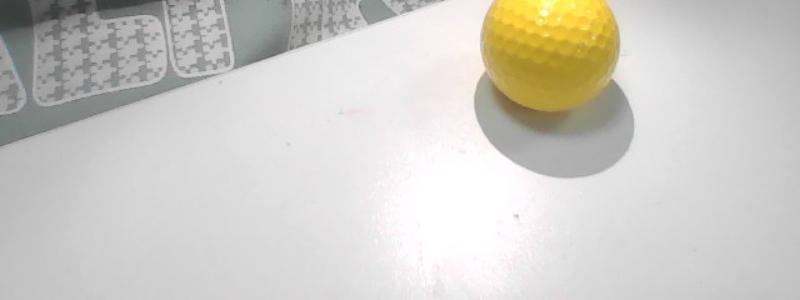
#> input picture gragh/stronglight_images/4_cropped.jpg, 800 x 300 px
$ python test3.py
#> lines starting #> are read from the running program, lines starting #| are printed output that depends on the picture; after the words box and inside, x2 and y2 are one past the last pixel; in counts of white or black regions, pixels touching at a corner belong together
#> in detect_color, img is the input picture: shape (300, 800, 3); mean B, G, R 198.5, 204.8, 207
import cv2
import numpy as np
def process(img):
    #CLAHE 直方图均衡化（应对光照不均）
    LAB = cv2.cvtColor(img, cv2.COLOR_BGR2LAB)
#> LAB: shape (300, 800, 3); mean of channels 0, 1, 2 209.7, 128.1, 131.4
    L, A, B = cv2.split(LAB)
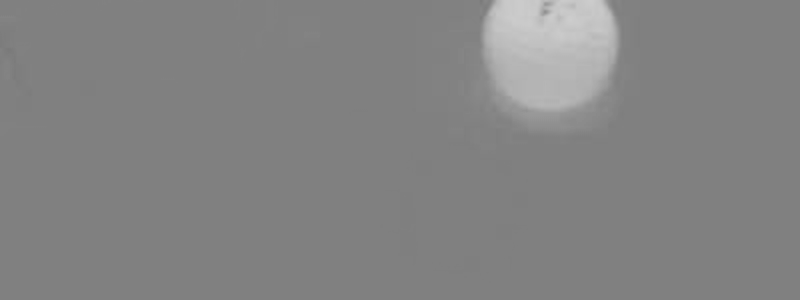
#> B: shape (300, 800); min 121, max 205, mean 131.4
    clahe = cv2.createCLAHE(clipLimit=3.0, tileGridSize=(8,8))
    L = clahe.apply(L)
    LAB = cv2.merge((L,A,B))
#> LAB: shape (300, 800, 3); mean of channels 0, 1, 2 191.1, 128.1, 131.4
    img = cv2.cvtColor(LAB, cv2.COLOR_LAB2BGR)
    return img

def dynamicrange(img):
    #动态阈值调整
    hsv = cv2.cvtColor(img, cv2.COLOR_BGR2HSV)
    v = hsv[:,:,2]
    avgv = np.mean(v)

    # 根据平均亮度调整阈值
    if avgv < 80:   # 弱光环境
        imgv_adjust = -30
        imgs_adjust = -20
    elif avgv > 180: # 强光环境
        imgv_adjust = +50
        imgs_adjust = +20
    else:            # 正常光照
        imgv_adjust = 0
        imgs_adjust = 0

    color_range = {

        'red':
        {
            'rgb': ([(150, 255), (0, 120), (0, 120)]),
            'hsv': [(0, max(50+imgs_adjust,0), max(50+imgv_adjust,0), 15, 255, 255),
                (165, max(50+imgs_adjust,0), max(50+imgv_adjust,0), 180, 255, 255)]
        },
        'blue':
        {
            'rgb': ([(0, 120), (0, 120), (150, 255)]),
            'hsv': [(85, max(50+imgs_adjust,0), max(50+imgv_adjust,0), 130, 255, 255)]
        },
        'yellow':
        {
            'rgb': ([(180, 255), (180, 255), (0, 120)]),
            'hsv': [(20, max(50+imgs_adjust,0), max(50+imgv_adjust,0), 40, 255, 255)]
        },
        'green':
        {
            'rgb': ([(0, 120), (100, 255), (0, 120)]),
            'hsv': [(40, max(50+imgs_adjust,0), max(50+imgv_adjust,0), 90, 255, 255)]
        },
        'black':
        {
            'rgb': ([(0, 50+imgv_adjust), (0, 50+imgv_adjust), (0, 50+imgv_adjust)]),
            'hsv': [(0, 0, 0, 180, 255, 30+imgv_adjust)]
        },
        'white':
        {
            'rgb': ([(200, 255), (200, 255), (200, 255)]),
            'hsv': [(0, 0, max(200+imgv_adjust,0), 180, 30-imgs_adjust, 255)]
        }
    }
    return color_range
def detect_color(image_path):
    #读取图像
    img = cv2.imread(image_path)
    if img is None:
        return "Image not found"
    else:
        img = process(img)
    height, width = img.shape[:2]
#> height = 300; width = 800
    total_pixels = height * width
#> total_pixels = 240000

    #转换颜色空间
    hsv_img = cv2.cvtColor(img, cv2.COLOR_BGR2HSV)
#> hsv_img: shape (300, 800, 3); mean H, S, V 27.2, 14.9, 187.6
    rgb_img = cv2.cvtColor(img, cv2.COLOR_BGR2RGB)
    #将RGB图像分解为三个单通道矩阵
    r, g, b = cv2.split(rgb_img)
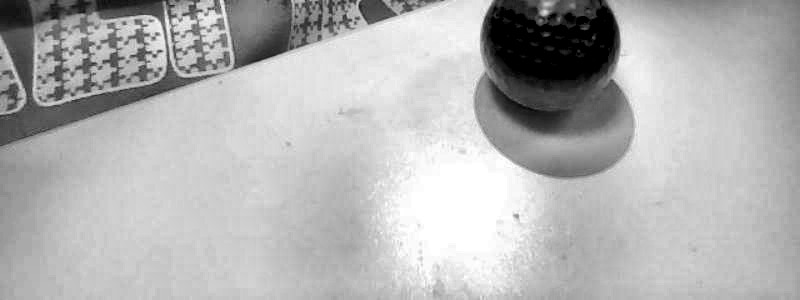
#> b: shape (300, 800); min 0, max 255, mean 179
    def RGB_cover(color):
        color_set = dynamicrange(img)
        ranges = color_set[color]['rgb']
        cover_r = cv2.inRange(r, ranges[0][0], ranges[0][1])
        cover_g = cv2.inRange(g, ranges[1][0], ranges[1][1])
        cover_b = cv2.inRange(b, ranges[2][0], ranges[2][1])
        cover = cv2.bitwise_and(cover_r, cv2.bitwise_and(cover_g, cover_b))
        #生成掩膜后进行去噪处理
        k1 = np.ones((5,5),np.uint8)
        cover = cv2.morphologyEx(cover,cv2.MORPH_CLOSE,k1)
        return cover

    #生成相应颜色的掩膜
    def HSV_cover(color):
        cover = np.zeros((height, width), dtype=np.uint8)
        color_set = dynamicrange(img)
        for range in color_set[color]['hsv']:
            lower = np.array([range[0], range[1], range[2]])
            upper = np.array([range[3], range[4], range[5]])
            cover = cv2.bitwise_or(cover, cv2.inRange(hsv_img, lower, upper))
            k1 = np.ones((5,5),np.uint8)
            cover = cv2.morphologyEx(cover,cv2.MORPH_CLOSE,k1)
        return cover

    # RGB检测
    max_rgb = {'count': 0, 'color': 'unknown'}
    color_set = dynamicrange(img)
#> in dynamicrange, `avgv = np.mean(v)`: avgv = 187.6
#> color_set = 6 items
    for color in color_set:
        cover = RGB_cover(color)
        count = cv2.countNonZero(cover)
        if count > max_rgb['count']:
            max_rgb = {'count': count, 'color': color}
#> this loop made 6 passes
#> (color, ranges in RGB_cover, count, max_rgb) on passes 1, 3, 4, 5, 6: ('red', [(150, 255), (0, 120), (0, 120)], 88, {'count': 88, 'color': 'red'}), ('yellow', [(180, 255), (180, 255), (0, 120)], 1681, {'count': 1681, 'color': 'yellow'}), ('green', [(0, 120), (100, 255), (0, 120)], 9993, {'count': 9993, 'color': 'green'}), ('black', [(0, 100), (0, 100), (0, 100)], 16476, {'count': 16476, 'color': 'black'}), ('white', [(200, 255), (200, 255), (200, 255)], 110968, {'count': 110968, 'color': 'white'})
#> (color, ranges in RGB_cover, count) on pass 2: ('blue', [(0, 120), (0, 120), (150, 255)], 0)
#> pass 1, in RGB_cover, `cover_r = cv2.inRange(r, ranges[0][0], ranges[0][1])`:
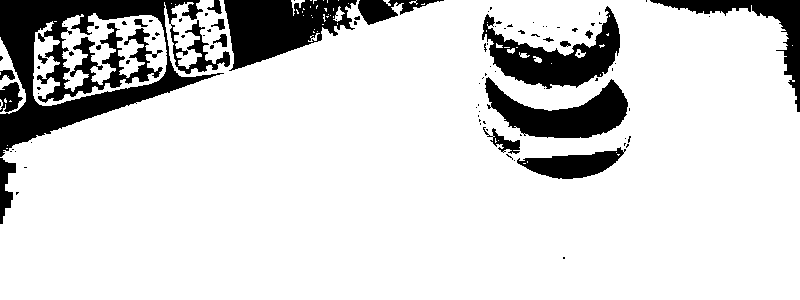
#> cover_r: shape (300, 800); 84.4% white; 96 black regions (76 under 20 px), largest, box (x1, y1, x2, y2) and area: (0, 0, 230, 157) 14486, (224, 0, 357, 71) 5703, (482, 6, 620, 89) 4772
#> pass 1, in RGB_cover, `cover_b = cv2.inRange(b, ranges[2][0], ranges[2][1])`:
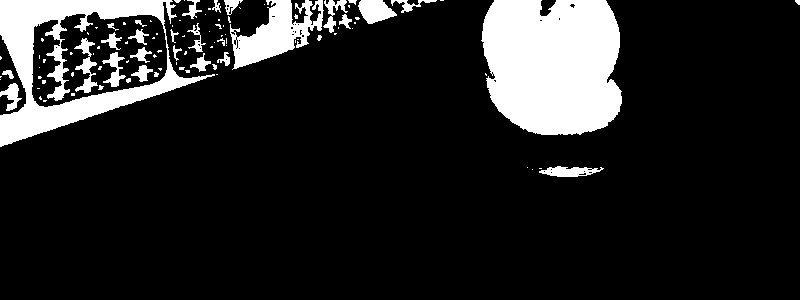
#> cover_b: shape (300, 800); 14.2% white; 102 white regions (70 under 20 px), largest, box (x1, y1, x2, y2) and area: (481, 0, 622, 135) 16292, (0, 0, 215, 147) 9865, (230, 0, 324, 70) 3097
#> pass 1, in RGB_cover, `cover = cv2.bitwise_and(cover_r, cv2.bitwise_and(cover_g, cover_b))`:
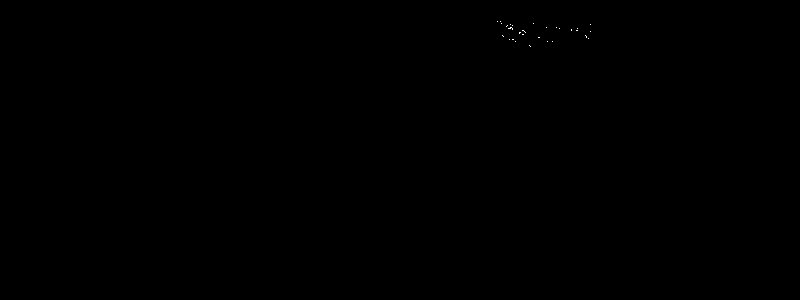
#> cover: shape (300, 800); 0.02% white in thin lines or dots, all inside (x1, y1, x2, y2) = (497, 21, 591, 47)
#> after the loop:
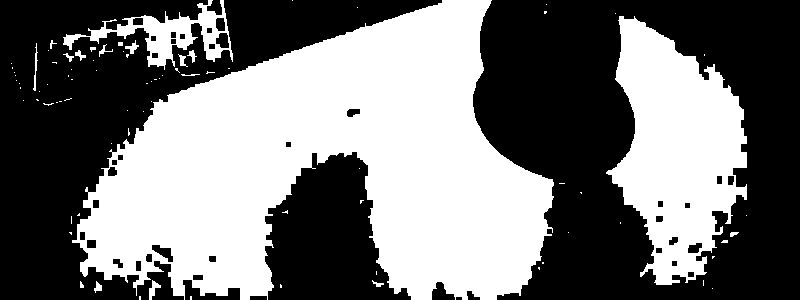
#> cover: shape (300, 800); 46.2% white; 83 white regions (64 under 20 px), largest, box (x1, y1, x2, y2) and area: (72, 0, 554, 300) 84114, (606, 16, 747, 285) 22506, (63, 0, 233, 70) 3354

    # HSV检测
    max_hsv = {'count': 0, 'color': 'unknown'}
    color_set = dynamicrange(img)
    for color in color_set:
        cover = HSV_cover(color)
        count = cv2.countNonZero(cover)
        if count > max_hsv['count']:
            max_hsv = {'count': count, 'color': color}
#> this loop made 6 passes
#> (color, count, max_hsv) on passes 1, 3: ('red', 1, {'count': 1, 'color': 'red'}), ('yellow', 13529, {'count': 13529, 'color': 'yellow'})
#> (color, count) on passes 2, 4, 5, 6: ('blue', 0), ('green', 0), ('black', 10101), ('white', 13026)
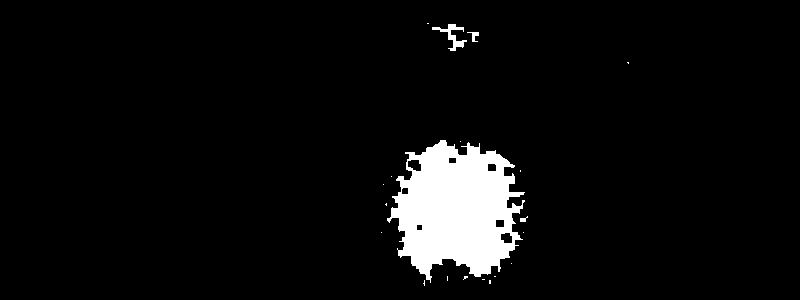
#> cover: shape (300, 800); 5.4% white; 20 white regions (16 under 20 px), largest, box (x1, y1, x2, y2) and area: (387, 140, 525, 283) 12613, (432, 24, 467, 51) 279, (467, 32, 479, 42) 54, (520, 216, 528, 222) 27

    # 阈值判断（至少5%像素）
    min = total_pixels * 0.05
#> min = 12000
    RGB = max_rgb['color'] if max_rgb['count'] > min else 'unknown'
#> RGB = 'white'
    HSV = max_hsv['color'] if max_hsv['count'] > min else 'unknown'
#> HSV = 'yellow'
    return RGB, HSV

image_path = './gragh/stronglight_images/4_cropped.jpg'
RGB_RESULT, HSV_RESULT = detect_color(image_path)
#> RGB_RESULT = 'white'; HSV_RESULT = 'yellow'
print(f"RGB检测结果: {RGB_RESULT}")
#| RGB检测结果: white
print(f"HSV检测结果: {HSV_RESULT}")
#| HSV检测结果: yellow

$ run again, with gragh/stronglight_images/2_cropped.jpg copied over gragh/stronglight_images/4_cropped.jpg
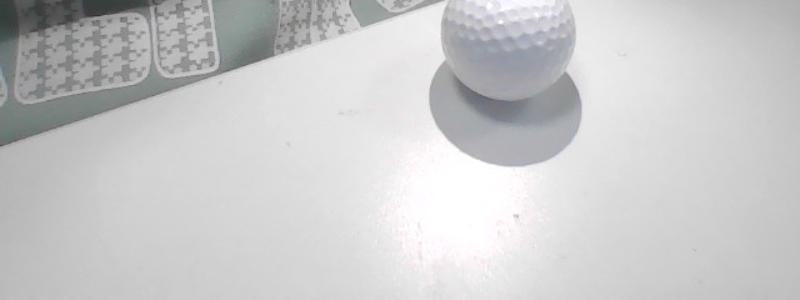
#> input picture gragh/stronglight_images/2_cropped.jpg, 800 x 300 px
#> in detect_color, img is the input picture: shape (300, 800, 3); mean B, G, R 202.7, 202.1, 201.9
#> hsv_img: shape (300, 800, 3); mean H, S, V 25.1, 2.8, 182.9
#> avgv = 182.9
#> in detect_color, `color_set = dynamicrange(img)`: color_set = 6 items
#> the loop in detect_color, `for color in color_set:` made 6 passes
#> (color, count, max_rgb) on passes 4 to 6: ('green', 11738, {'count': 11738, 'color': 'green'}), ('black', 18957, {'count': 18957, 'color': 'black'}), ('white', 86338, {'count': 86338, 'color': 'white'})
#> the loop in detect_color, `for color in color_set:` made 6 passes
#> (color, count, max_hsv) on passes 5 to 6: ('black', 9659, {'count': 9659, 'color': 'black'}), ('white', 9845, {'count': 9845, 'color': 'white'})
#> after the loop in detect_color, `for color in color_set:`:
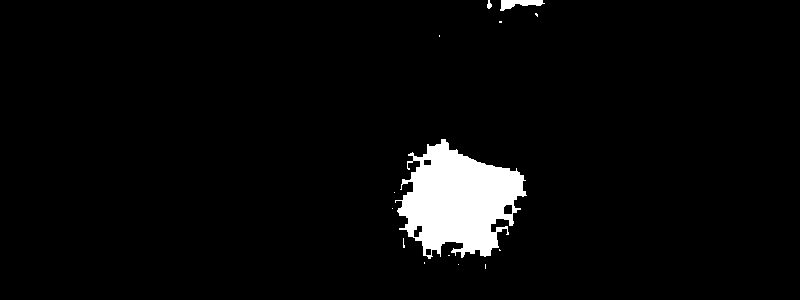
#> cover: shape (300, 800); 4.1% white; 14 white regions (11 under 20 px), largest, box (x1, y1, x2, y2) and area: (395, 139, 527, 259) 9497, (500, 0, 545, 11) 274, (487, 0, 492, 9) 30
#> RGB = 'white'
#> HSV = 'unknown'
#> RGB_RESULT = 'white'; HSV_RESULT = 'unknown'
#| RGB检测结果: white
#| HSV检测结果: unknown
